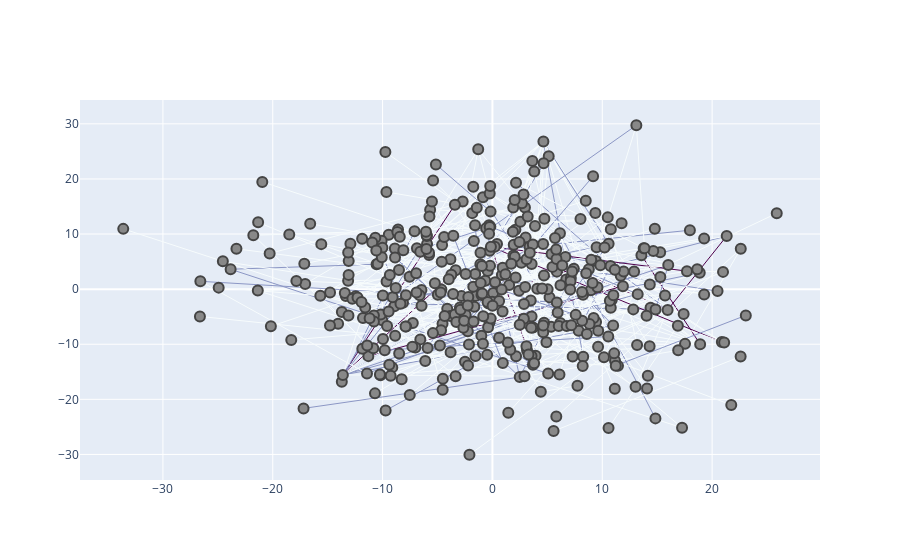

This figure's notebook cell:
### Code cell
configure_plotly_browser_state()
plotNetworkwithTopk(wordpressGraph,minEdgeWeight,maxEdgeWeight,userWords)
